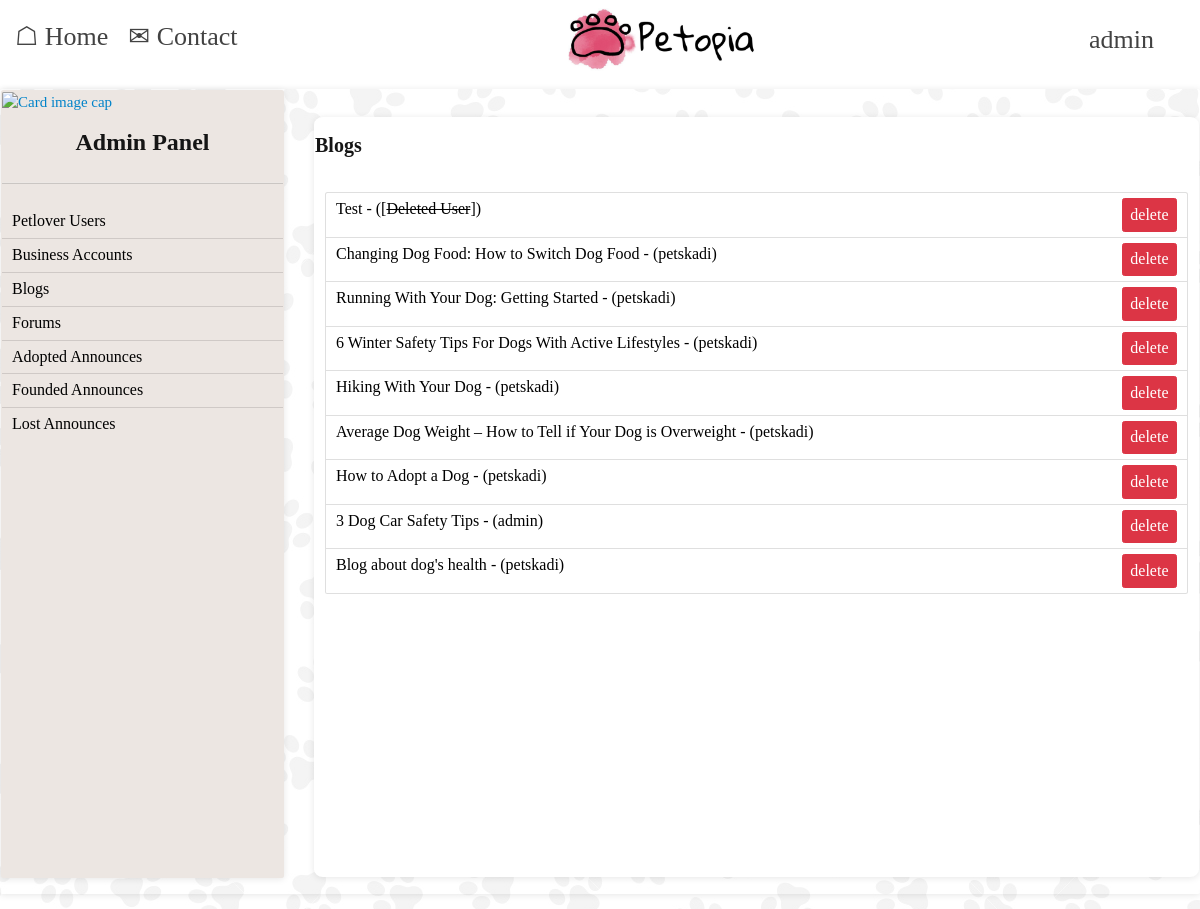
/dashboard-blogs/ (signed in), run on the app's committed database.
### users/models.py (models this page shows, shortened)
class User(AbstractUser):
    GENDER_CHOICES = (
        ('Male', 'Male'),
        ('Female', 'Female'),
    )
    BUSINESS_TYPE = (
        ('Pet Shop', 'Pet Shop'),
        ('Pet Stylists', 'Pet Stylists'),
        ('Pet Hotel', 'Pet Hotel'),
        ('Veterinary', 'Veterinary'),
        ('Other', 'Other'),
    )
    email = models.EmailField(null=True, unique=True)
    user_type = models.CharField(max_length=20, null=True, editable=False)
    user_id = models.UUIDField(default=uuid.uuid4, unique=True, editable=False)
    full_name = models.CharField(max_length=200, null=True)
    location = models.CharField(max_length=200, null=True)
    tckn = models.CharField(max_length=11, null=True)
    phone = models.CharField(max_length=11, null=True)
    birthDate = models.DateField(null=True)
    gender = models.CharField(max_length=20, choices=GENDER_CHOICES, null=True)
    profile_image = models.ImageField(null=True, blank=True, upload_to='profiles/', default="profiles/user-default.jpg")
    created = models.DateTimeField(auto_now_add=True)
    business_name = models.CharField(max_length=200, null=True)
    tax_id = models.CharField(max_length=10, null=True, unique=True)
    information = models.TextField(max_length=500, null=True)
    address = models.TextField(max_length=500, null=True)
    logo = models.ImageField(null=True, blank=True, upload_to='profiles/', default="profiles/store-default.png")
    business_type = models.CharField(max_length=20, choices=BUSINESS_TYPE, null=True)

### blog/models.py (models this page shows, shortened)
class Blog(models.Model):
    owner = models.ForeignKey(User, null=True, blank=True, on_delete=models.SET_NULL)
    blog_image = models.ImageField(null=True, blank=True, upload_to='blogs/', default="dog1.jpg")
    title = models.CharField(max_length=200, null=True)
    post = models.TextField(max_length=7500, null=True)
    created = models.DateTimeField(auto_now_add=True)
    id = models.UUIDField(default=uuid.uuid4, unique=True, primary_key=True, editable=False)
    class Meta:
        ordering = ['-created']

### dashboard/views.py (the view)
# urls.py: path('dashboard-blogs/', views.admin_dashboard_blogs, name="admin-dashboard-blogs"),
@login_required(login_url='login')
def admin_dashboard_blogs(request):
    profile = request.user
    blogs = Blog.objects.all()
    custom_range, blogs = paginateBlogs(request, blogs, 13)
    context = {'blogs': blogs, 'profile': profile, 'custom_range': custom_range}
    return render(request, 'dashboard/dashboard-blogs.html', context)

### dashboard/utils.py (called while the page is built)
def paginateBlogs(request, blogs, results):
    page = request.GET.get('page')
    paginator = Paginator(blogs, results)
    try:
        blogs = paginator.page(page)
    except PageNotAnInteger:
        page = 1
        blogs = paginator.page(page)
    except EmptyPage:
        page = paginator.num_pages
        blogs = paginator.page(page)
    leftIndex = (int(page) - 1)
    if leftIndex < 1:
        leftIndex = 1
    rightIndex = (int(page) + 2)
    if rightIndex > paginator.num_pages:
        rightIndex = paginator.num_pages + 1
    custom_range = range(leftIndex, rightIndex)
    return custom_range, blogs

### dashboard/templates/dashboard/dashboard-blogs.html (shortened to what this page needs)
{% extends 'main.html' %}
{% load static %}
{% block content %}
    {% if profile.is_superuser %}
        <div class="card"
             style="background-color: #ffc0cb00;display: flex;justify-content: flex-start;flex-direction: row;align-items: flex-start;">
            {% include 'sidebar-dashboard.html' %}
            <div class="card" style="width: 130rem;margin-left: 30px;margin-top: 27px;border-radius: 1%;height: 76rem;">
                <h4 style="font-family: cursive;">Blogs</h4>
                <div class="card-body">
                    <ul class="list-group" style="font-size: initial; margin-top: 10px">
                        {% for blog in blogs %}
                            <li class="list-group-item"
                                style="display: flex;flex-wrap: nowrap;justify-content: space-between;">
                                {% if blog.owner != NULL %}
                                    <a href="{% url 'blog-detail' blog.id %}" style="color: black; font-family: cursive">{{ blog.title|slice:"100" }} -
                                        ({{ blog.owner.username }})</a>
                                {% else %}
                                    <a href="{% url 'blog-detail' blog.id %}" style="color: black; font-family: cursive">{{ blog.title|slice:"100" }} -
                                        ([<s>Deleted User</s>])</a>
                                {% endif %}
                                <a href="{% url 'admin-dashboard-delete-blog' blog.id %}?next=/dashboard-blogs" >
                                    <button class="btn btn-danger" style="font-size: initial;">delete</button>
                                </a>
                            </li>
                        {% endfor %}
                    </ul>
                </div>
            </div>
        </div>
    {% endif %}
{% endblock %}

### templates/navbar.html (shortened to what this page needs)
{% load static %}
<header>
    {% if request.user.is_authenticated %}
        <nav class="navbar navbar-expand-lg"
             style="background-color: white;display: flex;justify-content: space-between; font-family: cursive">
            <div id="navbarNavDropdown">
                <ul class="navbar-nav">
                    <li class="nav-item active">
                        <a class="nav-link" href="/"
                           style="color: #424242;font-size: 26px;font-family: cursive;margin-left: 10px;margin-top: -6px;">
                            <p>☖ Home</p>
                            <span class="sr-only">(current)</span></a>
                    </li>
                    <li class="nav-item">
                        <a class="nav-link" href="mailto:petopiasite@outlook.com"
                           style="color: #424242;font-size: 26px;font-family: cursive;margin-left: 10px;margin-top: -6px;">
                            <p>✉ Contact</p>
                            <span class="sr-only">(current)</span></a>
                    </li>
                </ul>
            </div>
            <div style="max-width: 200px;">
                <a href="/"><img src="{% static 'images/logo.png' %}" alt="adspot"></a>
            </div>
            <div class="dropdown">
                <button class="dropbtn" style="margin-right: 30px;background-color:
        white;color: #424242;font-size: 26px;font-family: cursive;">
                    <p style="">
                        {{ profile.username }}
                    </p>
                </button>
            </div>
        </nav>
    {% endif %}
</header>

### static/styles/home.css (style rules this page uses)
html { font-family:sans-serif; -ms-text-size-adjust:100%; -webkit-text-size-adjust:100% }
body { margin:0 }
article,aside,details,figcaption,figure,footer,header,hgroup,main,menu,nav,section,summary { display:block }
a { background-color:transparent }
img { border:0 }
button,input,optgroup,select,textarea { color:inherit; font:inherit; margin:0 }
button { overflow:visible }
button,select { text-transform:none }
button,html input[type="button"],input[type="reset"],input[type="submit"] { -webkit-appearance:button; cursor:pointer }
* { -webkit-box-sizing:border-box; box-sizing:border-box }
*:before,*:after { -webkit-box-sizing:border-box; box-sizing:border-box }
html { font-size:10px; -webkit-tap-highlight-color:rgba(0,0,0,0) }
body { font-family:"Helvetica Neue",Helvetica,Arial,sans-serif; font-size:14px; line-height:1.42857; color:#333; background-color:#fff }
input,button,select,textarea { font-family:inherit; font-size:inherit; line-height:inherit }
a { color:#337ab7; text-decoration:none }
img { vertical-align:middle }
body { font-family:'Open Sans',sans-serif; font-size:15px; color:#686868; font-weight:400; background:#dfdfdf }
img { max-width:100% }
a { outline:none !important; color:#0083c9 }
button { outline:none !important }
h1,h2,h3,h4,h5,.shortcodes-page h6 { margin:15px 0; color:#151515; font-weight:600 }
h4 { font-size:20px }
a.view-item,.contact-options li a,.listing-actions a,.listing-actions .fa,.listing-actions ul,.cat-boxes .cat-box .inner,.filter-options-widget a,.social-links li a,.btn,.nt-tab-triggers li span,.panel-actions a,.about-member,.category-search-tabbed a,.location-box div:before,.widget-icon,.slick-arrow,.mobile-menu-wrap { -webkit-transition:all,0.2s,ease-in; transition:all,0.2s,ease-in }
.card { box-shadow: 0 0.1rem 0.7rem rgb(0 0 0 / 10%); border: 1px solid rgba(0, 0, 0, 0); margin-bottom: 1.5rem; }

### templates/navbar.html (style rules this page uses)
.dropbtn { background-color: #04AA6D; color: white; padding: 16px; font-size: 16px; border: none; }
.dropdown { position: relative; display: inline-block; }

### data on the page
User: username "admin"
Blog: title "Test"
Blog: title "Changing Dog Food: How to Switch Dog Food", owner.username "petskadi"
Blog: title "Running With Your Dog: Getting Started", owner.username "petskadi"
Blog: title "6 Winter Safety Tips For Dogs With Active Lifestyles", owner.username "petskadi"
Blog: title "Hiking With Your Dog", owner.username "petskadi"
Blog: title "Average Dog Weight – How to Tell if Your Dog is Overweight", owner.username "petskadi"
Blog: title "How to Adopt a Dog", owner.username "petskadi"
Blog: title "3 Dog Car Safety Tips", owner.username "admin"
Blog: title "Blog about dog's health", owner.username "petskadi"
